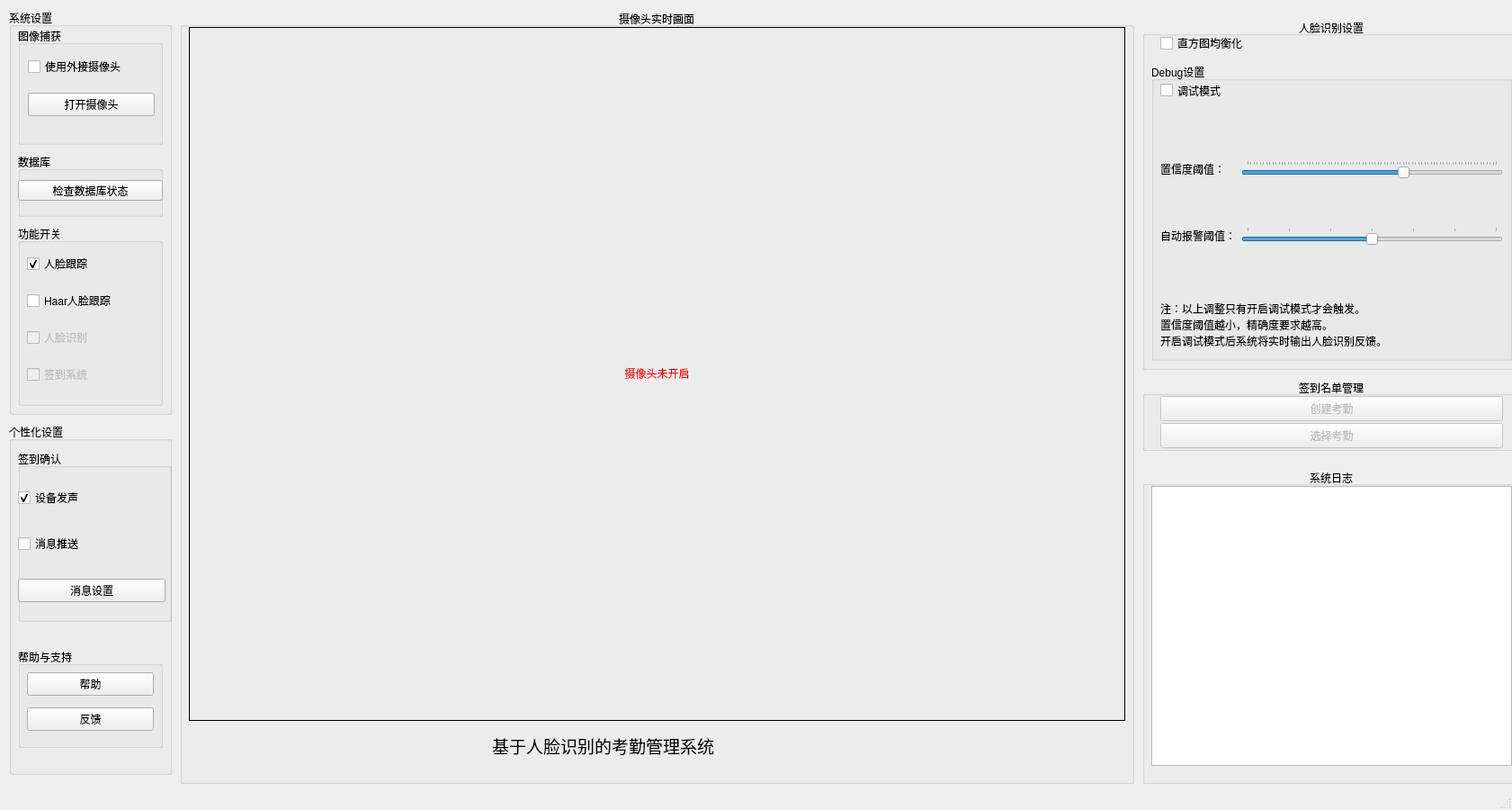
<?xml version="1.0" encoding="UTF-8"?>
<ui version="4.0">
 <class>CoreUI</class>
 <widget class="QMainWindow" name="CoreUI">
  <property name="geometry">
   <rect>
    <x>0</x>
    <y>0</y>
    <width>1681</width>
    <height>900</height>
   </rect>
  </property>
  <property name="windowTitle">
   <string>人脸识别考勤管理系统 - 考勤监控端</string>
  </property>
  <widget class="QWidget" name="centralwidget">
   <widget class="QGroupBox" name="faceRecognizerSettingsLogGroupBox">
    <property name="geometry">
     <rect>
      <x>1270</x>
      <y>20</y>
      <width>421</width>
      <height>391</height>
     </rect>
    </property>
    <property name="title">
     <string>人脸识别设置</string>
    </property>
    <property name="alignment">
     <set>Qt::AlignCenter</set>
    </property>
    <widget class="QGroupBox" name="debugGroupBox">
     <property name="geometry">
      <rect>
       <x>10</x>
       <y>50</y>
       <width>401</width>
       <height>331</height>
      </rect>
     </property>
     <property name="title">
      <string>Debug设置</string>
     </property>
     <property name="checkable">
      <bool>false</bool>
     </property>
     <property name="checked">
      <bool>false</bool>
     </property>
     <widget class="QCheckBox" name="debugCheckBox">
      <property name="geometry">
       <rect>
        <x>10</x>
        <y>20</y>
        <width>121</width>
        <height>21</height>
       </rect>
      </property>
      <property name="text">
       <string>调试模式</string>
      </property>
     </widget>
     <widget class="QLabel" name="debugLabel">
      <property name="geometry">
       <rect>
        <x>10</x>
        <y>260</y>
        <width>371</width>
        <height>61</height>
       </rect>
      </property>
      <property name="text">
       <string>注：以上调整只有开启调试模式才会触发。
置信度阈值越小，精确度要求越高。
开启调试模式后系统将实时输出人脸识别反馈。</string>
      </property>
     </widget>
     <widget class="QWidget" name="layoutWidget">
      <property name="geometry">
       <rect>
        <x>10</x>
        <y>60</y>
        <width>381</width>
        <height>191</height>
       </rect>
      </property>
      <layout class="QGridLayout" name="debugGridLayout">
       <item row="1" column="0">
        <widget class="QLabel" name="autoAlarmThresholdLabel">
         <property name="text">
          <string>自动报警阈值：</string>
         </property>
         <property name="alignment">
          <set>Qt::AlignLeading|Qt::AlignLeft|Qt::AlignVCenter</set>
         </property>
        </widget>
       </item>
       <item row="0" column="0">
        <widget class="QLabel" name="confidenceThresholdLabel">
         <property name="text">
          <string>置信度阈值：</string>
         </property>
         <property name="alignment">
          <set>Qt::AlignLeading|Qt::AlignLeft|Qt::AlignVCenter</set>
         </property>
        </widget>
       </item>
       <item row="1" column="1">
        <widget class="QSlider" name="autoAlarmThresholdSlider">
         <property name="minimum">
          <number>50</number>
         </property>
         <property name="maximum">
          <number>80</number>
         </property>
         <property name="singleStep">
          <number>1</number>
         </property>
         <property name="pageStep">
          <number>5</number>
         </property>
         <property name="value">
          <number>65</number>
         </property>
         <property name="orientation">
          <enum>Qt::Horizontal</enum>
         </property>
         <property name="tickPosition">
          <enum>QSlider::TicksAbove</enum>
         </property>
        </widget>
       </item>
       <item row="0" column="1">
        <widget class="QSlider" name="confidenceThresholdSlider">
         <property name="maximum">
          <number>80</number>
         </property>
         <property name="singleStep">
          <number>1</number>
         </property>
         <property name="pageStep">
          <number>5</number>
         </property>
         <property name="value">
          <number>50</number>
         </property>
         <property name="orientation">
          <enum>Qt::Horizontal</enum>
         </property>
         <property name="tickPosition">
          <enum>QSlider::TicksAbove</enum>
         </property>
        </widget>
       </item>
      </layout>
     </widget>
    </widget>
    <widget class="QCheckBox" name="equalizeHistCheckBox">
     <property name="geometry">
      <rect>
       <x>20</x>
       <y>20</y>
       <width>131</width>
       <height>16</height>
      </rect>
     </property>
     <property name="text">
      <string>直方图均衡化</string>
     </property>
    </widget>
   </widget>
   <widget class="QGroupBox" name="systemSettingsGroupBox">
    <property name="geometry">
     <rect>
      <x>10</x>
      <y>10</y>
      <width>181</width>
      <height>451</height>
     </rect>
    </property>
    <property name="title">
     <string>系统设置</string>
    </property>
    <widget class="QGroupBox" name="functionGroupBox">
     <property name="geometry">
      <rect>
       <x>10</x>
       <y>240</y>
       <width>161</width>
       <height>201</height>
      </rect>
     </property>
     <property name="title">
      <string>功能开关</string>
     </property>
     <widget class="QWidget" name="layoutWidget_3">
      <property name="geometry">
       <rect>
        <x>10</x>
        <y>20</y>
        <width>141</width>
        <height>171</height>
       </rect>
      </property>
      <layout class="QVBoxLayout" name="functionVerticalLayout">
       <item>
        <widget class="QCheckBox" name="faceTrackerCheckBox">
         <property name="enabled">
          <bool>true</bool>
         </property>
         <property name="text">
          <string>人脸跟踪</string>
         </property>
         <property name="checked">
          <bool>true</bool>
         </property>
        </widget>
       </item>
       <item>
        <widget class="QCheckBox" name="haar_faceTrackerCheckBox">
         <property name="enabled">
          <bool>true</bool>
         </property>
         <property name="text">
          <string>Haar人脸跟踪</string>
         </property>
         <property name="checked">
          <bool>false</bool>
         </property>
        </widget>
       </item>
       <item>
        <widget class="QCheckBox" name="faceRecognizerCheckBox">
         <property name="enabled">
          <bool>false</bool>
         </property>
         <property name="toolTip">
          <string>数据库未完成初始化，请检查</string>
         </property>
         <property name="text">
          <string>人脸识别</string>
         </property>
        </widget>
       </item>
       <item>
        <widget class="QCheckBox" name="panalarmCheckBox">
         <property name="enabled">
          <bool>false</bool>
         </property>
         <property name="text">
          <string>签到系统</string>
         </property>
         <property name="checked">
          <bool>false</bool>
         </property>
        </widget>
       </item>
      </layout>
     </widget>
    </widget>
    <widget class="QGroupBox" name="webcamGroupBox">
     <property name="geometry">
      <rect>
       <x>10</x>
       <y>20</y>
       <width>161</width>
       <height>131</height>
      </rect>
     </property>
     <property name="title">
      <string>图像捕获</string>
     </property>
     <widget class="QWidget" name="layoutWidget_4">
      <property name="geometry">
       <rect>
        <x>11</x>
        <y>21</y>
        <width>141</width>
        <height>91</height>
       </rect>
      </property>
      <layout class="QVBoxLayout" name="webcamVerticalLayout">
       <item>
        <widget class="QCheckBox" name="useExternalCameraCheckBox">
         <property name="text">
          <string>使用外接摄像头</string>
         </property>
        </widget>
       </item>
       <item>
        <widget class="QPushButton" name="startWebcamButton">
         <property name="cursor">
          <cursorShape>PointingHandCursor</cursorShape>
         </property>
         <property name="text">
          <string>打开摄像头</string>
         </property>
         <property name="autoDefault">
          <bool>false</bool>
         </property>
         <property name="default">
          <bool>false</bool>
         </property>
         <property name="flat">
          <bool>false</bool>
         </property>
        </widget>
       </item>
      </layout>
     </widget>
    </widget>
    <widget class="QGroupBox" name="dbGroupBox">
     <property name="geometry">
      <rect>
       <x>10</x>
       <y>160</y>
       <width>161</width>
       <height>71</height>
      </rect>
     </property>
     <property name="title">
      <string>数据库</string>
     </property>
     <widget class="QPushButton" name="initDbButton">
      <property name="geometry">
       <rect>
        <x>0</x>
        <y>30</y>
        <width>161</width>
        <height>23</height>
       </rect>
      </property>
      <property name="cursor">
       <cursorShape>PointingHandCursor</cursorShape>
      </property>
      <property name="text">
       <string>检查数据库状态</string>
      </property>
      <property name="autoDefault">
       <bool>false</bool>
      </property>
     </widget>
    </widget>
   </widget>
   <widget class="QGroupBox" name="personalizedSettingsGroupBox">
    <property name="geometry">
     <rect>
      <x>10</x>
      <y>470</y>
      <width>181</width>
      <height>391</height>
     </rect>
    </property>
    <property name="title">
     <string>个性化设置</string>
    </property>
    <widget class="QGroupBox" name="alarmWaysGroupBox">
     <property name="geometry">
      <rect>
       <x>10</x>
       <y>30</y>
       <width>171</width>
       <height>191</height>
      </rect>
     </property>
     <property name="title">
      <string>签到确认</string>
     </property>
     <property name="checkable">
      <bool>false</bool>
     </property>
     <widget class="QWidget" name="layoutWidget_2">
      <property name="geometry">
       <rect>
        <x>0</x>
        <y>20</y>
        <width>164</width>
        <height>171</height>
       </rect>
      </property>
      <layout class="QVBoxLayout" name="alarmWaysVerticalLayout">
       <item>
        <widget class="QCheckBox" name="bellCheckBox">
         <property name="text">
          <string>设备发声</string>
         </property>
         <property name="checked">
          <bool>true</bool>
         </property>
        </widget>
       </item>
       <item>
        <widget class="QCheckBox" name="telegramBotPushCheckBox">
         <property name="text">
          <string>消息推送</string>
         </property>
        </widget>
       </item>
       <item>
        <widget class="QPushButton" name="telegramBotSettingsButton">
         <property name="text">
          <string>消息设置</string>
         </property>
         <property name="autoDefault">
          <bool>false</bool>
         </property>
        </widget>
       </item>
      </layout>
     </widget>
    </widget>
    <widget class="QGroupBox" name="supportGroupBox">
     <property name="geometry">
      <rect>
       <x>10</x>
       <y>250</y>
       <width>161</width>
       <height>111</height>
      </rect>
     </property>
     <property name="title">
      <string>帮助与支持</string>
     </property>
     <widget class="QWidget" name="layoutWidget_5">
      <property name="geometry">
       <rect>
        <x>10</x>
        <y>20</y>
        <width>141</width>
        <height>81</height>
       </rect>
      </property>
      <layout class="QVBoxLayout" name="supportVerticalLayout">
       <item>
        <widget class="QPushButton" name="viewGithubRepoButton">
         <property name="text">
          <string>帮助</string>
         </property>
        </widget>
       </item>
       <item>
        <widget class="QPushButton" name="contactDeveloperButton">
         <property name="text">
          <string>反馈</string>
         </property>
        </widget>
       </item>
      </layout>
     </widget>
    </widget>
   </widget>
   <widget class="QGroupBox" name="logGroupBox">
    <property name="geometry">
     <rect>
      <x>1270</x>
      <y>520</y>
      <width>421</width>
      <height>351</height>
     </rect>
    </property>
    <property name="title">
     <string>系统日志</string>
    </property>
    <property name="alignment">
     <set>Qt::AlignCenter</set>
    </property>
    <widget class="QTextEdit" name="logTextEdit">
     <property name="geometry">
      <rect>
       <x>10</x>
       <y>20</y>
       <width>401</width>
       <height>311</height>
      </rect>
     </property>
     <property name="readOnly">
      <bool>true</bool>
     </property>
    </widget>
   </widget>
   <widget class="QGroupBox" name="realTimeCaptureGroupBox">
    <property name="geometry">
     <rect>
      <x>200</x>
      <y>10</y>
      <width>1061</width>
      <height>861</height>
     </rect>
    </property>
    <property name="title">
     <string>摄像头实时画面</string>
    </property>
    <property name="alignment">
     <set>Qt::AlignCenter</set>
    </property>
    <property name="flat">
     <bool>false</bool>
    </property>
    <widget class="QLabel" name="realTimeCaptureLabel">
     <property name="geometry">
      <rect>
       <x>10</x>
       <y>20</y>
       <width>1041</width>
       <height>771</height>
      </rect>
     </property>
     <property name="frameShape">
      <enum>QFrame::Box</enum>
     </property>
     <property name="text">
      <string>&lt;font color=red&gt;摄像头未开启&lt;/font&gt;</string>
     </property>
     <property name="alignment">
      <set>Qt::AlignCenter</set>
     </property>
    </widget>
    <widget class="QLabel" name="aboutLabel">
     <property name="geometry">
      <rect>
       <x>200</x>
       <y>800</y>
       <width>541</width>
       <height>36</height>
      </rect>
     </property>
     <property name="font">
      <font>
       <family>黑体</family>
       <pointsize>14</pointsize>
      </font>
     </property>
     <property name="text">
      <string>基于人脸识别的考勤管理系统</string>
     </property>
     <property name="alignment">
      <set>Qt::AlignCenter</set>
     </property>
    </widget>
   </widget>
   <widget class="QGroupBox" name="CreateTableGroupBox">
    <property name="geometry">
     <rect>
      <x>1270</x>
      <y>420</y>
      <width>421</width>
      <height>81</height>
     </rect>
    </property>
    <property name="title">
     <string>签到名单管理</string>
    </property>
    <property name="alignment">
     <set>Qt::AlignCenter</set>
    </property>
    <widget class="QPushButton" name="CreateClasspushButton">
     <property name="enabled">
      <bool>false</bool>
     </property>
     <property name="geometry">
      <rect>
       <x>20</x>
       <y>20</y>
       <width>381</width>
       <height>28</height>
      </rect>
     </property>
     <property name="toolTip">
      <string>请先检查数据库状态</string>
     </property>
     <property name="text">
      <string>创建考勤</string>
     </property>
    </widget>
    <widget class="QPushButton" name="ChooseClasspushButton">
     <property name="enabled">
      <bool>false</bool>
     </property>
     <property name="geometry">
      <rect>
       <x>20</x>
       <y>50</y>
       <width>381</width>
       <height>28</height>
      </rect>
     </property>
     <property name="toolTip">
      <string>请先检查数据库状态</string>
     </property>
     <property name="text">
      <string>选择考勤</string>
     </property>
    </widget>
   </widget>
  </widget>
  <widget class="QStatusBar" name="statusbar"/>
 </widget>
 <resources/>
 <connections/>
</ui>
